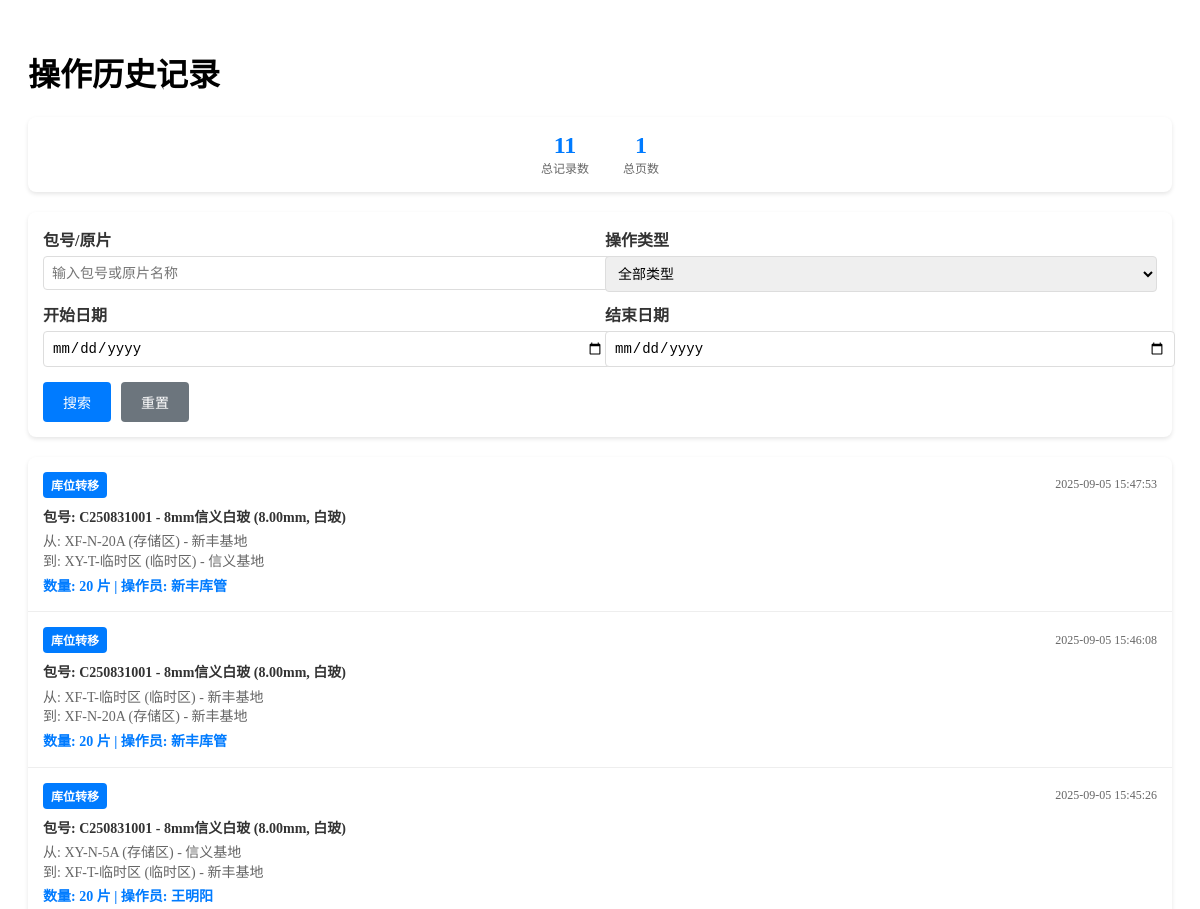
Before: /mobile/history.php (signed in, upper part) with the older database file.
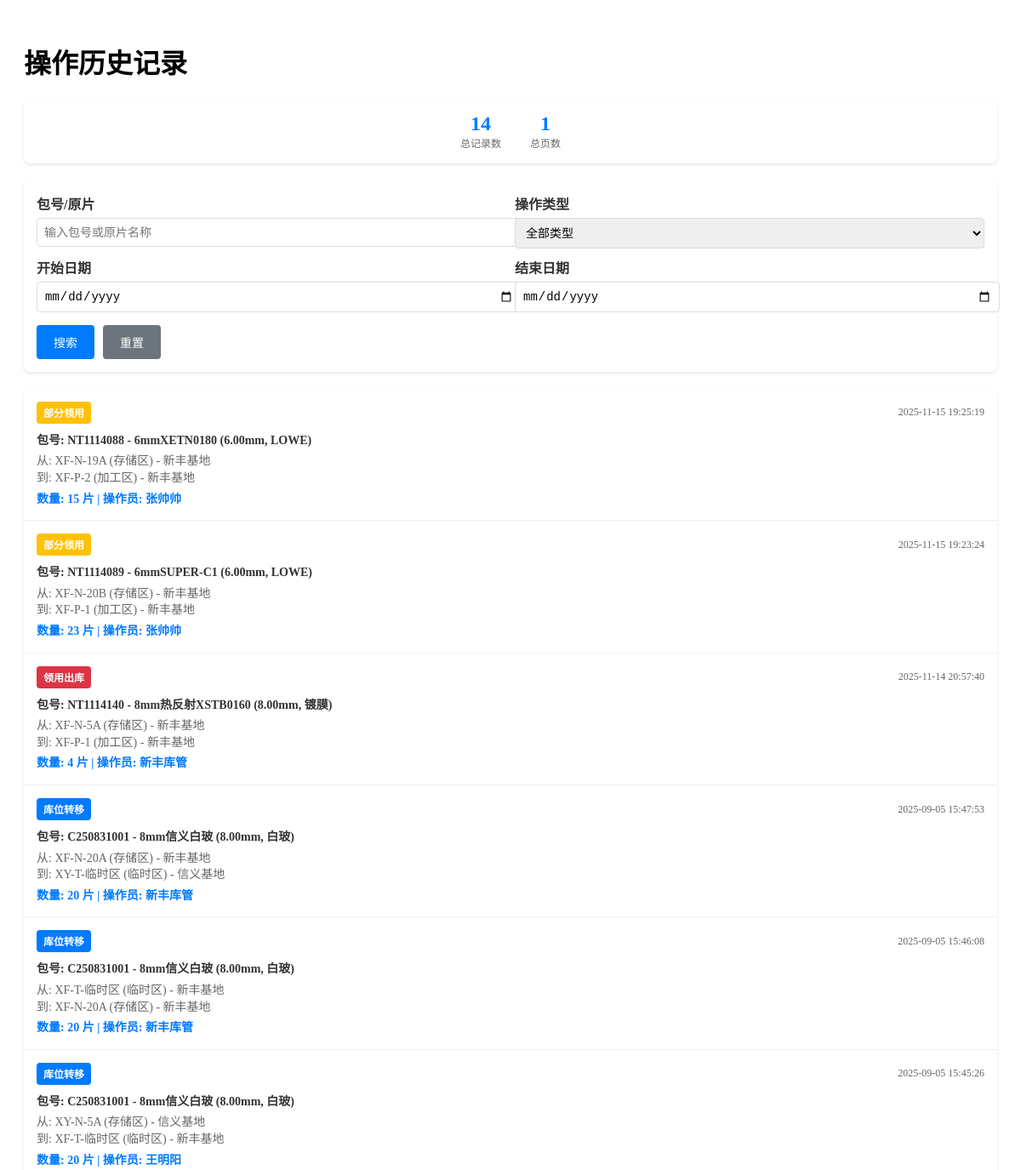
After: the same page with the newer database file.
### tables this page shows
CREATE TABLE `inventory_transactions`  (
  `id` int(11) NOT NULL AUTO_INCREMENT,
  `package_id` int(11) NOT NULL COMMENT '原片包ID',
  `transaction_type` enum('purchase_in','usage_out','return_in','scrap','partial_usage','location_adjust','check_in','check_out') NOT NULL COMMENT '交易类型：采购入库、领用出库、归还入库、报废、部分领用、基地流转、盘盈入库、盘亏出库',
  `from_rack_id` int(11) NULL DEFAULT NULL COMMENT '来源库位架ID',
  `to_rack_id` int(11) NULL DEFAULT NULL COMMENT '目标库位架ID',
  `quantity` int(11) NOT NULL COMMENT '数量',
  `operator_id` int(11) NULL DEFAULT NULL COMMENT '操作员ID',
  `scrap_reason` text NULL COMMENT '报废原因',
  `transaction_time` timestamp NOT NULL DEFAULT CURRENT_TIMESTAMP COMMENT '交易时间',
  `actual_usage` int(11) NULL DEFAULT 0 COMMENT '实际领用量',
  `notes` text NULL COMMENT '备注信息',
  `created_at` timestamp NOT NULL DEFAULT CURRENT_TIMESTAMP,
  PRIMARY KEY (`id`) USING BTREE,
  INDEX `from_rack_id`(`from_rack_id`) USING BTREE,
  INDEX `package_id`(`package_id`) USING BTREE,
  INDEX `to_rack_id`(`to_rack_id`) USING BTREE
);

CREATE TABLE `glass_packages`  (
  `id` int(11) NOT NULL AUTO_INCREMENT,
  `package_code` varchar(100) NOT NULL COMMENT '包号/二维码',
  `glass_type_id` int(11) NOT NULL COMMENT '原片类型ID',
  `width` decimal(10, 2) NULL DEFAULT NULL COMMENT '宽度(mm)',
  `height` decimal(10, 2) NULL DEFAULT NULL COMMENT '高度(mm)',
  `pieces` int(11) NOT NULL DEFAULT 0 COMMENT '实际片数（库存操作基准）',
  `quantity` int(11) NOT NULL DEFAULT 0 COMMENT '默认包装数量（参考值）',
  `entry_date` date NULL DEFAULT NULL COMMENT '入库日期',
  `initial_rack_id` int(11) NULL DEFAULT NULL COMMENT '起始库区ID',
  `current_rack_id` int(11) NULL DEFAULT NULL COMMENT '当前库位架ID',
  `position_order` int(11) NULL DEFAULT 1 COMMENT '在架中的位置顺序(1-x)',
  `status` enum('in_storage','in_processing','scrapped','used_up') NULL DEFAULT 'in_storage' COMMENT '包状态：in_storage=库存中，in_processing=加工中，scrapped=已报废，used_up=已用完',
  `created_at` timestamp NOT NULL DEFAULT CURRENT_TIMESTAMP,
  `updated_at` timestamp NOT NULL DEFAULT CURRENT_TIMESTAMP ON UPDATE CURRENT_TIMESTAMP,
  PRIMARY KEY (`id`) USING BTREE,
  INDEX `current_rack_id`(`current_rack_id`) USING BTREE,
  INDEX `glass_type_id`(`glass_type_id`) USING BTREE,
  INDEX `initial_rack_id`(`initial_rack_id`) USING BTREE
);

CREATE TABLE `glass_types`  (
  `id` int(11) NOT NULL AUTO_INCREMENT,
  `custom_id` varchar(50) NOT NULL COMMENT '原片ID（自定义，唯一，采购使用）',
  `name` varchar(100) NOT NULL COMMENT '原片名称（完整名称）',
  `short_name` varchar(50) NOT NULL COMMENT '原片简称（如：5白、4白、5白南玻）',
  `finance_name` varchar(100) NULL DEFAULT NULL COMMENT '财务核算名',
  `product_series` varchar(100) NULL DEFAULT NULL COMMENT '原片商色系（如：5lowe XETB0160）',
  `brand` varchar(50) NULL DEFAULT NULL COMMENT '原片品牌（如：信义、台玻、金晶、旗滨）',
  `manufacturer` varchar(100) NULL DEFAULT NULL COMMENT '原片生产商（如：重庆信义、德阳信义、成都台玻）',
  `color` varchar(50) NULL DEFAULT NULL COMMENT '原片颜色（如：白玻、玉沙、LOWE、超白等）',
  `thickness` decimal(10, 2) NULL DEFAULT NULL COMMENT '原片厚度(mm)（如：4、5、6、8、10、12、15、19）',
  `silver_layers` enum('单银','双银','三银','无银','') NULL DEFAULT NULL COMMENT '银层类型',
  `substrate` enum('普白','超白','') NULL DEFAULT NULL COMMENT '基片类型',
  `transmittance` enum('高透','中透','低透','') NULL DEFAULT NULL COMMENT '透光性',
  `status` tinyint(1) NULL DEFAULT 1 COMMENT '状态：1启用，0禁用',
  `created_at` timestamp NOT NULL DEFAULT CURRENT_TIMESTAMP,
  `updated_at` timestamp NOT NULL DEFAULT CURRENT_TIMESTAMP ON UPDATE CURRENT_TIMESTAMP,
  PRIMARY KEY (`id`) USING BTREE,
  UNIQUE INDEX `custom_id`(`custom_id`) USING BTREE,
  INDEX `idx_brand`(`brand`) USING BTREE,
  INDEX `idx_color`(`color`) USING BTREE,
  INDEX `idx_custom_id`(`custom_id`) USING BTREE,
  INDEX `idx_manufacturer`(`manufacturer`) USING BTREE,
  INDEX `idx_short_name`(`short_name`) USING BTREE,
  INDEX `idx_silver_layers`(`silver_layers`) USING BTREE,
  INDEX `idx_substrate`(`substrate`) USING BTREE,
  INDEX `idx_transmittance`(`transmittance`) USING BTREE
);

CREATE TABLE `storage_racks`  (
  `id` int(11) NOT NULL AUTO_INCREMENT,
  `base_id` int(11) NOT NULL COMMENT '所属基地ID',
  `code` varchar(50) NOT NULL COMMENT '库位架编码',
  `name` varchar(100) NULL DEFAULT NULL COMMENT '库位架名称',
  `area_type` enum('storage','processing','scrap','temporary') NOT NULL DEFAULT 'storage' COMMENT '区域类型：库存区、加工区、报废区、临时区',
  `capacity` int(11) NULL DEFAULT NULL COMMENT '容量',
  `status` enum('normal','maintenance','full') NULL DEFAULT 'normal' COMMENT '状态：正常、维护中、已满',
  `created_at` timestamp NOT NULL DEFAULT CURRENT_TIMESTAMP,
  `updated_at` timestamp NOT NULL DEFAULT CURRENT_TIMESTAMP ON UPDATE CURRENT_TIMESTAMP,
  PRIMARY KEY (`id`) USING BTREE,
  INDEX `base_id`(`base_id`) USING BTREE
);

CREATE TABLE `bases`  (
  `id` int(11) NOT NULL AUTO_INCREMENT,
  `name` varchar(50) NOT NULL COMMENT '基地名称',
  `code` varchar(20) NOT NULL COMMENT '基地编码',
  `address` varchar(255) NULL DEFAULT NULL COMMENT '基地地址',
  `created_at` timestamp NOT NULL DEFAULT CURRENT_TIMESTAMP,
  `updated_at` timestamp NOT NULL DEFAULT CURRENT_TIMESTAMP ON UPDATE CURRENT_TIMESTAMP,
  PRIMARY KEY (`id`) USING BTREE
);

CREATE TABLE `users`  (
  `id` int(11) NOT NULL AUTO_INCREMENT,
  `username` varchar(50) NOT NULL COMMENT '用户名',
  `password` varchar(255) NOT NULL COMMENT '密码',
  `real_name` varchar(50) NULL DEFAULT NULL COMMENT '真实姓名',
  `role` enum('admin','manager','operator','viewer') NOT NULL DEFAULT 'operator',
  `base_id` int(11) NULL DEFAULT NULL COMMENT '所属基地ID',
  `phone` varchar(20) NULL DEFAULT NULL COMMENT '电话',
  `email` varchar(100) NULL DEFAULT NULL COMMENT '邮箱',
  `last_login` timestamp NOT NULL DEFAULT CURRENT_TIMESTAMP ON UPDATE CURRENT_TIMESTAMP COMMENT '最后登录时间',
  `status` tinyint(1) NULL DEFAULT 1 COMMENT '状态：1启用，0禁用',
  `created_at` timestamp NOT NULL DEFAULT CURRENT_TIMESTAMP,
  `updated_at` timestamp NOT NULL DEFAULT CURRENT_TIMESTAMP ON UPDATE CURRENT_TIMESTAMP,
  PRIMARY KEY (`id`) USING BTREE,
  INDEX `base_id`(`base_id`) USING BTREE
);

### includes/db.php (called while the page is built, shortened)
<?php
function getDbConnection() {
    static $conn = null;
    if ($conn === null) {
        $conn = new mysqli(DB_HOST, DB_USER, DB_PASS, DB_NAME);
        $conn->set_charset(DB_CHARSET);
    }
    return $conn;
}
function query($sql, $params = []) {
    $conn = getDbConnection();
    $stmt = $conn->prepare($sql);
    if (!$stmt->execute()) {
        throw new Exception("执行查询失败: " . $stmt->error . "<br>SQL: " . $sql);
    }
    $result = $stmt->get_result();
    return $result;
}
function fetchRow($sql, $params = []) {
    $result = query($sql, $params);
    $row = $result->fetch_assoc();
    return $row;
}
function fetchAll($sql, $params = []) {
    $result = query($sql, $params);
    $rows = [];
    while ($row = $result->fetch_assoc()) {
        $rows[] = $row;
    }
    return $rows;
}
?>

### mobile/history.php (the view, shortened to what this page needs)
<?php
require_once '../includes/db.php';
$search = trim($_GET['search'] ?? '');
$dateFrom = $_GET['date_from'] ?? '';
$dateTo = $_GET['date_to'] ?? '';
$page = max(1, intval($_GET['page'] ?? 1));
$limit = 20;
$offset = ($page - 1) * $limit;
$whereConditions = [];
$params = [];
$whereClause = !empty($whereConditions) ? 'WHERE ' . implode(' AND ', $whereConditions) : '';
$countSql = "SELECT COUNT(*) as total
             FROM inventory_transactions it
             LEFT JOIN glass_packages gp ON it.package_id = gp.id
             LEFT JOIN glass_types gt ON gp.glass_type_id = gt.id
             $whereClause";
$totalResult = fetchRow($countSql, $params);
$totalRecords = $totalResult['total'];
$totalPages = ceil($totalRecords / $limit);
$sql = "SELECT it.*, gp.package_code, gt.name as glass_name, gt.color, gt.thickness,
               sr_from.code as from_rack_code, sr_from.area_type as from_area_type,
               sr_to.code as to_rack_code, sr_to.area_type as to_area_type,
               b_from.name as from_base_name, b_to.name as to_base_name,
               u.real_name as operator_name
        FROM inventory_transactions it
        LEFT JOIN glass_packages gp ON it.package_id = gp.id
        LEFT JOIN glass_types gt ON gp.glass_type_id = gt.id
        LEFT JOIN storage_racks sr_from ON it.from_rack_id = sr_from.id
        LEFT JOIN storage_racks sr_to ON it.to_rack_id = sr_to.id
        LEFT JOIN bases b_from ON sr_from.base_id = b_from.id
        LEFT JOIN bases b_to ON sr_to.base_id = b_to.id
        LEFT JOIN users u ON it.operator_id = u.id
        $whereClause
        ORDER BY it.transaction_time DESC
        LIMIT $limit OFFSET $offset";
$transactions = fetchAll($sql, $params);
$transactionTypes = [
    'purchase_in' => '采购入库',
    'usage_out' => '领用出库',
    'return_in' => '归还入库',
    'scrap' => '报废出库',
    'partial_usage' => '部分领用',
    'check_in' => '盘点入库',
    'check_out' => '盘点出库',
    'location_adjust' => '库位转移'
];
$areaTypes = [
    'temporary' => '临时区',
    'storage' => '存储区',
    'processing' => '加工区',
    'scrap' => '报废区'
];
?>
<!DOCTYPE html>
<html lang="zh-CN">
<head>
    <link rel="stylesheet" href="../assets/css/mobile.css">
</head>
<body>
    <div class="history-container">
        <h1>操作历史记录</h1>
        <div class="stats">
            <div class="stats-item">
                <div class="stats-number"><?php echo $totalRecords; ?></div>
                <div class="stats-label">总记录数</div>
            </div>
            <div class="stats-item">
                <div class="stats-number"><?php echo $totalPages; ?></div>
                <div class="stats-label">总页数</div>
            </div>
        </div>
        <form class="search-form" method="GET">
            <div class="form-row">
                <div class="form-group">
                    <label for="search">包号/原片</label>
                    <input type="text" id="search" name="search" value="<?php echo htmlspecialchars($search); ?>" placeholder="输入包号或原片名称">
                </div>
                <div class="form-group">
                    <label for="transaction_type">操作类型</label>
                    <select id="transaction_type" name="transaction_type">
                        <option value="">全部类型</option>
                    </select>
                </div>
            </div>
            <div class="form-row">
                <div class="form-group">
                    <label for="date_from">开始日期</label>
                    <input type="date" id="date_from" name="date_from" value="<?php echo htmlspecialchars($dateFrom); ?>">
                </div>
                <div class="form-group">
                    <label for="date_to">结束日期</label>
                    <input type="date" id="date_to" name="date_to" value="<?php echo htmlspecialchars($dateTo); ?>">
                </div>
            </div>
            <div class="search-buttons">
                <button type="submit" class="btn btn-primary">搜索</button>
                <a href="history.php" class="btn btn-secondary">重置</a>
            </div>
        </form>
        <?php if (empty($transactions)): ?>
            <div class="no-data">
                <p>暂无历史记录</p>
            </div>
        <?php else: ?>
            <div class="transaction-list">
                <?php foreach ($transactions as $transaction): ?>
                    <div class="transaction-item">
                        <div class="transaction-header">
                            <span class="transaction-type type-<?php echo $transaction['transaction_type']; ?>">
                                <?php echo $transactionTypes[$transaction['transaction_type']] ?? $transaction['transaction_type']; ?>
                            </span>
                            <span class="transaction-time">
                                <?php echo date('Y-m-d H:i:s', strtotime($transaction['transaction_time'])); ?>
                            </span>
                        </div>
                        <div class="transaction-details">
                            <div class="package-info">
                                包号: <?php echo htmlspecialchars($transaction['package_code']); ?>
                                <?php if ($transaction['glass_name']): ?>
                                    - <?php echo htmlspecialchars($transaction['glass_name']); ?>
                                    (<?php echo $transaction['thickness']; ?>mm, <?php echo htmlspecialchars($transaction['color']); ?>)
                                <?php endif; ?>
                            </div>
                            <div class="flow-info">
                                <?php if ($transaction['from_rack_code']): ?>
                                    从: <?php echo htmlspecialchars($transaction['from_rack_code']); ?>
                                    (<?php echo $areaTypes[$transaction['from_area_type']] ?? $transaction['from_area_type']; ?>)
                                    <?php if ($transaction['from_base_name']): ?>
                                        - <?php echo htmlspecialchars($transaction['from_base_name']); ?>
                                    <?php endif; ?>
                                    <br>
                                <?php endif; ?>
                                到: <?php echo htmlspecialchars($transaction['to_rack_code']); ?>
                                (<?php echo $areaTypes[$transaction['to_area_type']] ?? $transaction['to_area_type']; ?>)
                                <?php if ($transaction['to_base_name']): ?>
                                    - <?php echo htmlspecialchars($transaction['to_base_name']); ?>
                                <?php endif; ?>
                            </div>
                            <div class="quantity-info">
                                数量: <?php echo $transaction['quantity']; ?> 片
                                <?php if ($transaction['operator_name']): ?>
                                    | 操作员: <?php echo htmlspecialchars($transaction['operator_name']); ?>
                                <?php endif; ?>
                            </div>
                        </div>
                    </div>
                <?php endforeach; ?>
            </div>
        <?php endif; ?>
    </div>
</body>
</html>

### assets/css/mobile.css (style rules this page uses)
body { font-size: 16px; }

### mobile/history.php (style rules this page uses)
.history-container { padding: 20px; max-width: 100%; margin-bottom: 57px; }
.search-form { background: white; padding: 15px; border-radius: 8px; margin-bottom: 20px; box-shadow: 0 2px 4px rgba(0, 0, 0, 0.1); }
.form-row { display: flex; gap: 10px; margin-bottom: 10px; flex-wrap: wrap; }
.form-group { flex: 1; min-width: 120px; }
.form-group label { display: block; margin-bottom: 5px; font-weight: bold; color: #333; }
.form-group input, .form-group select { width: 100%; padding: 8px; border: 1px solid #ddd; border-radius: 4px; font-size: 14px; }
.search-buttons { display: flex; gap: 10px; margin-top: 15px; }
.btn { padding: 10px 20px; border: none; border-radius: 4px; font-size: 14px; cursor: pointer; text-decoration: none; display: inline-block; text-align: center; }
.btn-primary { background: #007bff; color: white; }
.btn-secondary { background: #6c757d; color: white; }
.transaction-list { background: white; border-radius: 8px; overflow: hidden; box-shadow: 0 2px 4px rgba(0, 0, 0, 0.1); }
.transaction-item { padding: 15px; border-bottom: 1px solid #eee; }
.transaction-header { display: flex; justify-content: space-between; align-items: center; margin-bottom: 10px; }
.transaction-type { padding: 4px 8px; border-radius: 4px; font-size: 12px; font-weight: bold; color: white; }
.type-usage_out { background: #dc3545; }
.type-partial_usage { background: #ffc107; }
.type-location_adjust { background: #007bff; }
.transaction-time { font-size: 12px; color: #666; }
.transaction-details { font-size: 14px; line-height: 1.4; }
.package-info { font-weight: bold; color: #333; margin-bottom: 5px; }
.flow-info { color: #666; margin-bottom: 5px; }
.quantity-info { color: #007bff; font-weight: bold; }
.stats { background: white; padding: 15px; border-radius: 8px; margin-bottom: 20px; box-shadow: 0 2px 4px rgba(0, 0, 0, 0.1); text-align: center; }
.stats-item { display: inline-block; margin: 0 15px; }
.stats-number { font-size: 24px; font-weight: bold; color: #007bff; }
.stats-label { font-size: 12px; color: #666; }

Changed rows visible on the page:
added inventory_transactions: transaction_type "部分领用", transaction_time "2025-11-15 19:25:19", glass_packages.package_code "NT1114088", glass_types.name "6mmXETN0180", glass_types.thickness "6.00", glass_types.color "LOWE", storage_racks.code "XF-N-19A", storage_racks.area_type "存储区", bases.name "新丰基地", storage_racks.code "XF-P-2", storage_racks.area_type "加工区", quantity "15", users.real_name "张帅帅"
added inventory_transactions: transaction_type "部分领用", transaction_time "2025-11-15 19:23:24", glass_packages.package_code "NT1114089", glass_types.name "6mmSUPER-C1", glass_types.thickness "6.00", glass_types.color "LOWE", storage_racks.code "XF-N-20B", storage_racks.area_type "存储区", bases.name "新丰基地", storage_racks.code "XF-P-1", storage_racks.area_type "加工区", quantity "23", users.real_name "张帅帅"
added inventory_transactions: transaction_type "领用出库", transaction_time "2025-11-14 20:57:40", glass_packages.package_code "NT1114140", glass_types.name "8mm热反射XSTB0160", glass_types.thickness "8.00", glass_types.color "镀膜", storage_racks.code "XF-N-5A", storage_racks.area_type "存储区", bases.name "新丰基地", storage_racks.code "XF-P-1", storage_racks.area_type "加工区", quantity "4", users.real_name "新丰库管"
Other visible differences:
$totalRecords: "11" → "14"
